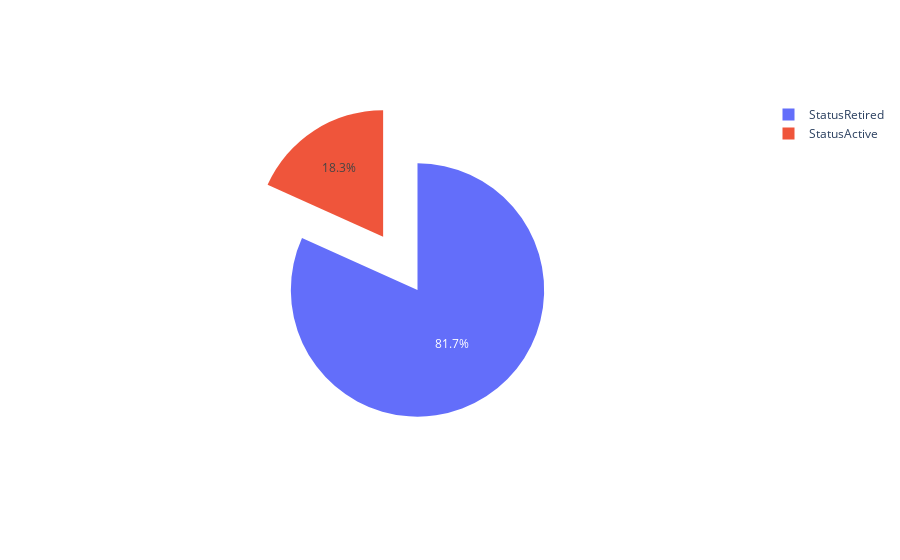

The code cell stored with this chart in its notebook:
### Code cell
rocket = data.Rocket_Status.value_counts()
fig = go.Figure(data=[go.Pie(labels=rocket.index, values= rocket.values, pull=[0, 0.5])])
fig.show()

### Figure 1 — Plotly figure (JSON) as saved in the notebook; plotly's stock layout.template omitted (floating-point values rounded to 4 significant figures)
{"data": [{"labels": ["StatusRetired", "StatusActive"], "pull": [0, 0.5], "type": "pie", "values": [3534, 790]}], "layout": {}}
